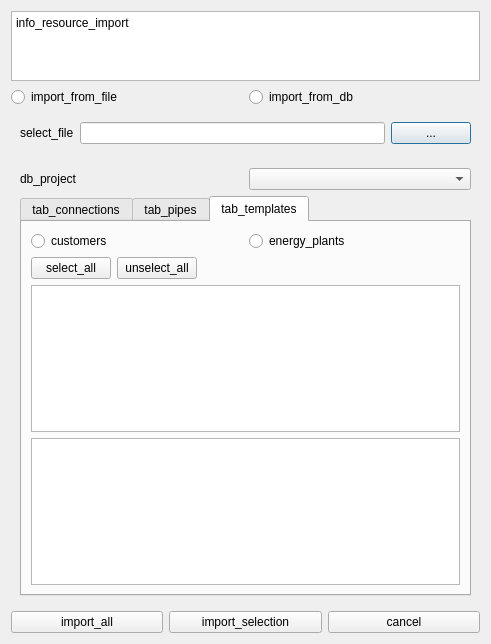
<?xml version="1.0" encoding="UTF-8"?>
<ui version="4.0">
 <class>ImportResourceDialog</class>
 <widget class="QDialog" name="ImportResourceDialog">
  <property name="geometry">
   <rect>
    <x>0</x>
    <y>0</y>
    <width>491</width>
    <height>527</height>
   </rect>
  </property>
  <property name="windowTitle">
   <string>resource_import</string>
  </property>
  <layout class="QVBoxLayout" name="verticalLayout_2">
   <item>
    <layout class="QVBoxLayout" name="verticalLayout">
     <item>
      <widget class="QTextEdit" name="info_resouce_export">
       <property name="sizePolicy">
        <sizepolicy hsizetype="Expanding" vsizetype="Preferred">
         <horstretch>0</horstretch>
         <verstretch>0</verstretch>
        </sizepolicy>
       </property>
       <property name="html">
        <string>&lt;!DOCTYPE HTML PUBLIC &quot;-//W3C//DTD HTML 4.0//EN&quot; &quot;http://www.w3.org/TR/REC-html40/strict.dtd&quot;&gt;
&lt;html&gt;&lt;head&gt;&lt;meta name=&quot;qrichtext&quot; content=&quot;1&quot; /&gt;&lt;meta charset=&quot;utf-8&quot; /&gt;&lt;style type=&quot;text/css&quot;&gt;
p, li { white-space: pre-wrap; }
hr { height: 1px; border-width: 0; }
li.unchecked::marker { content: &quot;\2610&quot;; }
li.checked::marker { content: &quot;\2612&quot;; }
&lt;/style&gt;&lt;/head&gt;&lt;body style=&quot; font-family:'Segoe UI'; font-size:9pt; font-weight:400; font-style:normal;&quot;&gt;
&lt;p style=&quot; margin-top:0px; margin-bottom:0px; margin-left:0px; margin-right:0px; -qt-block-indent:0; text-indent:0px;&quot;&gt;info_resource_import&lt;/p&gt;
&lt;p style=&quot;-qt-paragraph-type:empty; margin-top:0px; margin-bottom:0px; margin-left:0px; margin-right:0px; -qt-block-indent:0; text-indent:0px;&quot;&gt;&lt;br /&gt;&lt;/p&gt;&lt;/body&gt;&lt;/html&gt;</string>
       </property>
      </widget>
     </item>
     <item>
      <layout class="QHBoxLayout" name="horizontalLayout_10">
       <item>
        <widget class="QRadioButton" name="rbtn_file">
         <property name="text">
          <string>import_from_file</string>
         </property>
        </widget>
       </item>
       <item>
        <widget class="QRadioButton" name="rbtn_db">
         <property name="text">
          <string>import_from_db</string>
         </property>
        </widget>
       </item>
      </layout>
     </item>
     <item>
      <widget class="QGroupBox" name="groupBox_file">
       <property name="styleSheet">
        <string notr="true">QGroupBox {border: none;}</string>
       </property>
       <property name="title">
        <string/>
       </property>
       <layout class="QVBoxLayout" name="verticalLayout_3">
        <item>
         <layout class="QHBoxLayout" name="horizontalLayout_8">
          <item>
           <widget class="QLabel" name="label">
            <property name="text">
             <string>select_file</string>
            </property>
           </widget>
          </item>
          <item>
           <widget class="QLineEdit" name="lineEditFileName"/>
          </item>
          <item>
           <widget class="QPushButton" name="btn_filechoser">
            <property name="text">
             <string>...</string>
            </property>
           </widget>
          </item>
         </layout>
        </item>
        <item>
         <spacer name="verticalSpacer">
          <property name="orientation">
           <enum>Qt::Orientation::Vertical</enum>
          </property>
          <property name="sizeHint" stdset="0">
           <size>
            <width>20</width>
            <height>40</height>
           </size>
          </property>
         </spacer>
        </item>
       </layout>
      </widget>
     </item>
     <item>
      <widget class="QGroupBox" name="groupBox_db">
       <property name="enabled">
        <bool>true</bool>
       </property>
       <property name="font">
        <font>
         <kerning>true</kerning>
        </font>
       </property>
       <property name="styleSheet">
        <string notr="true">QGroupBox {border: none;}</string>
       </property>
       <property name="title">
        <string/>
       </property>
       <layout class="QVBoxLayout" name="verticalLayout_5">
        <item>
         <layout class="QHBoxLayout" name="horizontalLayout_9">
          <item>
           <widget class="QLabel" name="label_2">
            <property name="text">
             <string>db_project</string>
            </property>
           </widget>
          </item>
          <item>
           <widget class="QComboBox" name="comboBox_db"/>
          </item>
         </layout>
        </item>
        <item>
         <widget class="QTabWidget" name="tabWidget">
          <property name="currentIndex">
           <number>2</number>
          </property>
          <widget class="QWidget" name="tab_connections">
           <attribute name="title">
            <string>tab_connections</string>
           </attribute>
           <layout class="QVBoxLayout" name="verticalLayout_4">
            <item>
             <layout class="QHBoxLayout" name="horizontalLayout">
              <item>
               <widget class="QRadioButton" name="rbtn_connections">
                <property name="text">
                 <string>connections</string>
                </property>
               </widget>
              </item>
              <item>
               <widget class="QRadioButton" name="rbtn_conntypes">
                <property name="text">
                 <string>connection_types</string>
                </property>
               </widget>
              </item>
              <item>
               <widget class="QRadioButton" name="rbtn_conn_bundles">
                <property name="text">
                 <string>connection_bundles</string>
                </property>
               </widget>
              </item>
             </layout>
            </item>
            <item>
             <layout class="QHBoxLayout" name="horizontalLayout_5">
              <item>
               <widget class="QPushButton" name="btn_select_all_connections">
                <property name="text">
                 <string>select_all</string>
                </property>
               </widget>
              </item>
              <item>
               <widget class="QPushButton" name="btn_unselect_all_connections">
                <property name="text">
                 <string>unselect_all</string>
                </property>
               </widget>
              </item>
              <item>
               <spacer name="horizontalSpacer">
                <property name="orientation">
                 <enum>Qt::Orientation::Horizontal</enum>
                </property>
                <property name="sizeHint" stdset="0">
                 <size>
                  <width>40</width>
                  <height>20</height>
                 </size>
                </property>
               </spacer>
              </item>
             </layout>
            </item>
            <item>
             <widget class="QTableWidget" name="tableWidget_connections">
              <property name="columnCount">
               <number>0</number>
              </property>
             </widget>
            </item>
            <item>
             <widget class="QTableWidget" name="tableWidget_connection_types"/>
            </item>
            <item>
             <widget class="QTableWidget" name="tableWidget_connection_bundles"/>
            </item>
           </layout>
          </widget>
          <widget class="QWidget" name="tab_pipes">
           <attribute name="title">
            <string>tab_pipes</string>
           </attribute>
           <layout class="QVBoxLayout" name="verticalLayout_6">
            <item>
             <layout class="QHBoxLayout" name="horizontalLayout_2">
              <item>
               <widget class="QRadioButton" name="rbtn_materials">
                <property name="text">
                 <string>materials</string>
                </property>
               </widget>
              </item>
              <item>
               <widget class="QRadioButton" name="rbtn_constructions">
                <property name="text">
                 <string>constructions</string>
                </property>
               </widget>
              </item>
              <item>
               <widget class="QRadioButton" name="rbtn_pipes">
                <property name="text">
                 <string>pipes</string>
                </property>
               </widget>
              </item>
              <item>
               <widget class="QRadioButton" name="rbtn_pipe_bundles">
                <property name="text">
                 <string>pipe_bundles</string>
                </property>
               </widget>
              </item>
             </layout>
            </item>
            <item>
             <layout class="QHBoxLayout" name="horizontalLayout_6">
              <item>
               <widget class="QPushButton" name="btn_select_all_pipes">
                <property name="text">
                 <string>select_all</string>
                </property>
               </widget>
              </item>
              <item>
               <widget class="QPushButton" name="btn_unselect_all_pipes">
                <property name="text">
                 <string>unselect_all</string>
                </property>
               </widget>
              </item>
              <item>
               <spacer name="horizontalSpacer_2">
                <property name="orientation">
                 <enum>Qt::Orientation::Horizontal</enum>
                </property>
                <property name="sizeHint" stdset="0">
                 <size>
                  <width>40</width>
                  <height>20</height>
                 </size>
                </property>
               </spacer>
              </item>
             </layout>
            </item>
            <item>
             <widget class="QTableWidget" name="tableWidget_materials"/>
            </item>
            <item>
             <widget class="QTableWidget" name="tableWidget_constructions"/>
            </item>
            <item>
             <widget class="QTableWidget" name="tableWidget_pipes"/>
            </item>
            <item>
             <widget class="QTableWidget" name="tableWidget_pipe_bundles"/>
            </item>
           </layout>
          </widget>
          <widget class="QWidget" name="tab_templates">
           <attribute name="title">
            <string>tab_templates</string>
           </attribute>
           <layout class="QVBoxLayout" name="verticalLayout_7">
            <item>
             <layout class="QHBoxLayout" name="horizontalLayout_3">
              <item>
               <widget class="QRadioButton" name="rbtn_customers">
                <property name="text">
                 <string>customers</string>
                </property>
               </widget>
              </item>
              <item>
               <widget class="QRadioButton" name="rbtn_energy_plants">
                <property name="text">
                 <string>energy_plants</string>
                </property>
               </widget>
              </item>
             </layout>
            </item>
            <item>
             <layout class="QHBoxLayout" name="horizontalLayout_7">
              <item>
               <widget class="QPushButton" name="btn_select_all_templates">
                <property name="text">
                 <string>select_all</string>
                </property>
               </widget>
              </item>
              <item>
               <widget class="QPushButton" name="btn_unselect_all_templates">
                <property name="text">
                 <string>unselect_all</string>
                </property>
               </widget>
              </item>
              <item>
               <spacer name="horizontalSpacer_3">
                <property name="orientation">
                 <enum>Qt::Orientation::Horizontal</enum>
                </property>
                <property name="sizeHint" stdset="0">
                 <size>
                  <width>40</width>
                  <height>20</height>
                 </size>
                </property>
               </spacer>
              </item>
             </layout>
            </item>
            <item>
             <widget class="QTableWidget" name="tableWidget_customer_templates"/>
            </item>
            <item>
             <widget class="QTableWidget" name="tableWidget_energy_plant_templates"/>
            </item>
           </layout>
          </widget>
         </widget>
        </item>
       </layout>
      </widget>
     </item>
     <item>
      <layout class="QHBoxLayout" name="horizontalLayout_4">
       <item>
        <widget class="QPushButton" name="btn_import_all">
         <property name="text">
          <string>import_all</string>
         </property>
        </widget>
       </item>
       <item>
        <widget class="QPushButton" name="btn_import_selection">
         <property name="text">
          <string>import_selection</string>
         </property>
        </widget>
       </item>
       <item>
        <widget class="QPushButton" name="btn_cancel">
         <property name="text">
          <string>cancel</string>
         </property>
        </widget>
       </item>
      </layout>
     </item>
    </layout>
   </item>
  </layout>
 </widget>
 <resources/>
 <connections/>
</ui>
